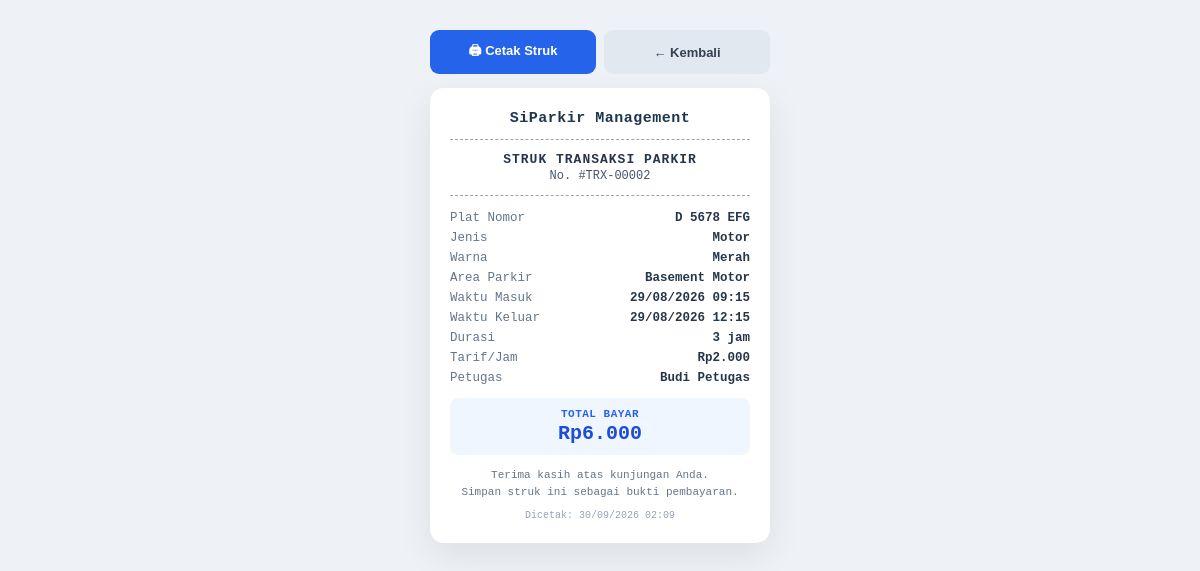
/controller/c_struk.php?id=2&jenis=transaksi (signed in), run on the app's committed database.
### tables this page shows
CREATE TABLE IF NOT EXISTS `tb_pengaturan` (
  `id_pengaturan` int NOT NULL,
  `nama_sistem` varchar(100) NOT NULL DEFAULT 'SiParkir Management',
  `nama_admin` varchar(100) NOT NULL DEFAULT 'Admin Utama',
  `email_admin` varchar(120) NOT NULL DEFAULT 'admin@siparkir.com',
  `telepon` varchar(30) NOT NULL DEFAULT '',
  `alamat` varchar(255) NOT NULL DEFAULT '',
  `toleransi_menit` int NOT NULL DEFAULT 10,
  `updated_at` datetime NOT NULL DEFAULT CURRENT_TIMESTAMP ON UPDATE CURRENT_TIMESTAMP,
  PRIMARY KEY (`id_pengaturan`)
);

CREATE TABLE `tb_transaksi` (
  `id_parkir` int NOT NULL,
  `id_kendaraan` int NOT NULL,
  `waktu_masuk` datetime NOT NULL,
  `waktu_keluar` datetime DEFAULT NULL,
  `id_tarif` int NOT NULL,
  `durasi_jam` int DEFAULT NULL,
  `biaya_total` decimal(10,2) DEFAULT '0.00',
  `status` enum('masuk','keluar') NOT NULL DEFAULT 'masuk',
  `id_user` int NOT NULL,
  `id_area` int NOT NULL
);

CREATE TABLE `tb_kendaraan` (
  `id_kendaraan` int NOT NULL,
  `plat_nomor` varchar(15) NOT NULL,
  `jenis_kendaraan` varchar(20) NOT NULL,
  `warna` varchar(20) DEFAULT NULL,
  `pemilik` varchar(100) DEFAULT NULL,
  `id_user` int NOT NULL
);

CREATE TABLE `tb_area_parkir` (
  `id_area` int NOT NULL,
  `id_kategori` int DEFAULT NULL,
  `nama_area` varchar(50) NOT NULL,
  `kapasitas` int NOT NULL,
  `terisi` int NOT NULL DEFAULT '0'
);

CREATE TABLE `tb_tarif` (
  `id_tarif` int NOT NULL,
  `jenis_kendaraan` enum('motor','mobil','lainnya') NOT NULL,
  `tarif_per_jam` decimal(10,2) NOT NULL
);

CREATE TABLE `tb_user` (
  `id_user` int NOT NULL,
  `nama_lengkap` varchar(50) NOT NULL,
  `username` varchar(50) NOT NULL,
  `password` varchar(100) NOT NULL,
  `role` enum('admin','petugas','owner') NOT NULL,
  `status_aktif` tinyint(1) NOT NULL DEFAULT '1'
);

### controller/c_struk.php (called while the page is built, shortened)
<?php
require_once __DIR__ . '/../model/m_dataparkir.php';
require_once __DIR__ . '/../model/m_pengaturan.php';
require_once __DIR__ . '/../views/_helpers.php';
$idParkir = (int) ($_GET['id'] ?? 0);
$jenis = 'transaksi';
$model = new M_DataParkir();
$struk = $idParkir > 0 ? $model->detail($idParkir) : null;
$pengaturanModel = new M_Pengaturan();
$pengaturan = $pengaturanModel->get();
require __DIR__ . '/../views/v_struk.php';

### views/_helpers.php (called while the page is built, shortened)
<?php
function base_url() {
    $projectRoot = str_replace('\\', '/', dirname(__DIR__));
    $docRoot = isset($_SERVER['DOCUMENT_ROOT']) ? str_replace('\\', '/', rtrim($_SERVER['DOCUMENT_ROOT'], '/')) : '';
    if ($docRoot !== '' && stripos($projectRoot, $docRoot) === 0) {
        return rtrim(substr($projectRoot, strlen($docRoot)), '/');
    }
    $script = str_replace('\\', '/', $_SERVER['SCRIPT_NAME'] ?? '');
    return rtrim(dirname(dirname($script)), '/');
}
function e($v){return htmlspecialchars((string)$v, ENT_QUOTES, 'UTF-8');}
function rupiah($v){return 'Rp'.number_format((float)$v,0,',','.');}
function tanggal_id($dt){return $dt?date('d/m/Y H:i',strtotime($dt)):'-';}

### model/m_pengaturan.php (called while the page is built, shortened)
<?php
require_once __DIR__ . '/m_koneksi.php';
class M_Pengaturan
{
    public function get(){ global $conn; $q=mysqli_query($conn,'SELECT * FROM tb_pengaturan WHERE id_pengaturan=1'); return mysqli_fetch_assoc($q) ?: []; }
}

### model/m_dataparkir.php (called while the page is built, shortened)
<?php
require_once __DIR__ . '/m_koneksi.php';
class M_DataParkir
{
    public function detail($idParkir)
    {
        global $conn;
        $stmt = mysqli_prepare($conn, "SELECT t.*, k.plat_nomor, k.jenis_kendaraan, k.warna, k.pemilik,
                    a.nama_area, tr.tarif_per_jam, u.nama_lengkap AS nama_petugas
                FROM tb_transaksi t
                JOIN tb_kendaraan k ON k.id_kendaraan=t.id_kendaraan
                JOIN tb_area_parkir a ON a.id_area=t.id_area
                JOIN tb_tarif tr ON tr.id_tarif=t.id_tarif
                JOIN tb_user u ON u.id_user=t.id_user
                WHERE t.id_parkir=?");
        mysqli_stmt_bind_param($stmt, 'i', $idParkir);
        mysqli_stmt_execute($stmt);
        $row = mysqli_stmt_get_result($stmt)->fetch_assoc();
        return $row ?: null;
    }
}

### views/v_struk.php (the view, shortened to what this page needs)
<?php
require_once __DIR__ . '/_helpers.php';
$basePath = base_url();
$isTransaksi = $jenis === 'transaksi';
$namaSistem = $pengaturan['nama_sistem'] ?? 'SiParkir Management';
$nomorStruk = $isTransaksi
    ? '#TRX-' . str_pad((string) $struk['id_parkir'], 5, '0', STR_PAD_LEFT)
    : '#PKR-' . str_pad((string) $struk['id_parkir'], 3, '0', STR_PAD_LEFT);
$judul = $isTransaksi ? 'STRUK TRANSAKSI PARKIR' : 'STRUK PARKIR MASUK';
?><!DOCTYPE html>
<html lang="id">
<head>
</head>
<body>
    <div class="wrap">
        <div class="toolbar">
            <button type="button" class="btn-print" onclick="window.print()">🖨 Cetak Struk</button>
            <a class="btn-back" href="<?= e($basePath . '/controller/c_dataparkir.php?aksi=tampil') ?>">← Kembali</a>
        </div>
        <div class="struk">
            <div class="struk-header">
                <div class="logo"><?= e($namaSistem) ?></div>
            </div>
            <div class="garis"></div>
            <div class="judul-struk"><?= e($judul) ?></div>
            <div class="nomor-struk">No. <?= e($nomorStruk) ?></div>
            <div class="garis"></div>
            <div class="baris"><span>Plat Nomor</span><span><?= e($struk['plat_nomor']) ?></span></div>
            <div class="baris"><span>Jenis</span><span><?= e(ucfirst($struk['jenis_kendaraan'])) ?></span></div>
            <?php if (!empty($struk['warna'])): ?>
            <div class="baris"><span>Warna</span><span><?= e($struk['warna']) ?></span></div>
            <?php endif; ?>
            <div class="baris"><span>Area Parkir</span><span><?= e($struk['nama_area']) ?></span></div>
            <div class="baris"><span>Waktu Masuk</span><span><?= e(tanggal_id($struk['waktu_masuk'])) ?></span></div>
            <?php if ($isTransaksi): ?>
                <div class="baris"><span>Waktu Keluar</span><span><?= e(tanggal_id($struk['waktu_keluar'])) ?></span></div>
                <div class="baris"><span>Durasi</span><span><?= e($struk['durasi_jam']) ?> jam</span></div>
                <div class="baris"><span>Tarif/Jam</span><span><?= rupiah($struk['tarif_per_jam']) ?></span></div>
            <?php else: ?>
                <div class="baris"><span>Tarif/Jam</span><span><?= rupiah($struk['tarif_per_jam']) ?></span></div>
            <?php endif; ?>
            <div class="baris"><span>Petugas</span><span><?= e($struk['nama_petugas']) ?></span></div>
            <?php if ($isTransaksi): ?>
                <div class="total-box">
                    <div class="label">TOTAL BAYAR</div>
                    <div class="nilai"><?= rupiah($struk['biaya_total']) ?></div>
                </div>
                <div class="catatan">Terima kasih atas kunjungan Anda.<br>Simpan struk ini sebagai bukti pembayaran.</div>
            <?php else: ?>
                <div class="garis"></div>
                <div class="catatan">Simpan struk ini.<br>Tunjukkan struk saat kendaraan keluar area parkir.</div>
            <?php endif; ?>
            <div class="cap-waktu">Dicetak: <?= e(tanggal_id(date('Y-m-d H:i:s'))) ?></div>
        </div>
    </div>
</body>
</html>

### views/v_struk.php (style rules this page uses)
* { margin: 0; padding: 0; box-sizing: border-box; }
body { font-family: Arial, Helvetica, sans-serif; background: #eef2f7; color: #26364a; min-height: 100vh; display: flex; align-items: flex-start; justify-content: center; padding: 30px 16px; }
.toolbar { max-width: 340px; width: 100%; margin: 0 auto 14px; display: flex; gap: 8px; }
.toolbar a, .toolbar button { flex: 1; display: inline-flex; align-items: center; justify-content: center; gap: 6px; padding: 11px 10px; border-radius: 9px; border: 0; font-size: 13px; font-weight: 700; cursor: pointer; text-decoration: none; font-family: inherit; }
.toolbar .btn-print { background: #2563eb; color: #fff; }
.toolbar .btn-back { background: #e2e8f0; color: #334155; }
.wrap { max-width: 340px; width: 100%; }
.struk { background: #fff; border-radius: 14px; box-shadow: 0 12px 35px rgba(0,0,0,.08); padding: 22px 20px; font-family: 'Courier New', Courier, monospace; }
.struk-header { text-align: center; margin-bottom: 10px; }
.struk-header .logo { font-size: 15px; font-weight: 700; letter-spacing: .5px; color: #1f3550; }
.garis { border-top: 1px dashed #94a3b8; margin: 12px 0; }
.judul-struk { text-align: center; font-size: 13px; font-weight: 700; letter-spacing: 1px; margin: 4px 0 2px; }
.nomor-struk { text-align: center; font-size: 12px; color: #475569; margin-bottom: 4px; }
.baris { display: flex; justify-content: space-between; gap: 10px; font-size: 12.5px; padding: 3px 0; }
.baris span:first-child { color: #64748b; }
.baris span:last-child { text-align: right; font-weight: 700; }
.total-box { margin-top: 10px; padding: 10px; border-radius: 8px; background: #f0f6ff; text-align: center; }
.total-box .label { font-size: 11px; color: #2563eb; font-weight: 700; letter-spacing: .5px; }
.total-box .nilai { font-size: 20px; font-weight: 700; color: #1d4ed8; margin-top: 2px; }
.catatan { font-size: 11px; color: #64748b; text-align: center; margin-top: 12px; line-height: 1.5; }
.cap-waktu { font-size: 10px; color: #94a3b8; text-align: center; margin-top: 10px; }

### data on the page
tb_pengaturan: nama_sistem "SiParkir Management"
tb_transaksi: id_parkir "#TRX-00002", id_kendaraan.plat_nomor "D 5678 EFG", id_kendaraan.jenis_kendaraan "Motor", id_kendaraan.warna "Merah", id_area.nama_area "Basement Motor", waktu_masuk "29/08/2026 09:15", waktu_keluar "29/08/2026 12:15", durasi_jam "3", id_tarif.tarif_per_jam "Rp2.000", id_user.nama_lengkap "Budi Petugas", biaya_total "Rp6.000"

### other printed values
$judul "STRUK TRANSAKSI PARKIR"
